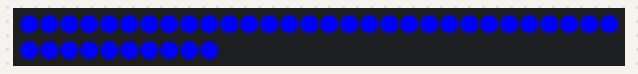
A sketch run on a simulated Arduino Uno, built with avr-gcc and run on an emulated ATmega328P. On the bench: 40 RGB LEDs in strip order, left to right, continuing on the next row.

Above: at 2.1 s.
At 3.22 s:
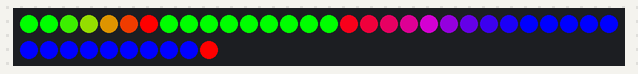
At 3.84 s:
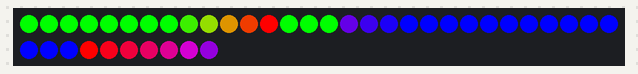
At 5.28 s:
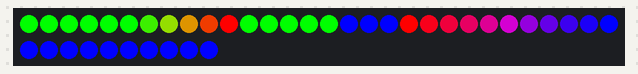
At 6.93 s:
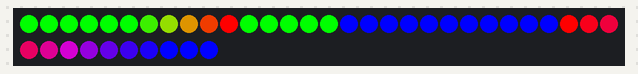
At 8.58 s:
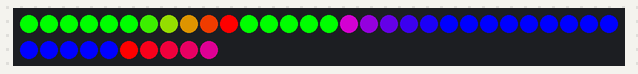

The sketch:

tiny_dualring.ino
```cpp
/*===========================================================
 * Dual Ring LED
 *
 * Porting to tiny!!!
 */

#include <Adafruit_NeoPixel.h>

// Which pin to use for DualRingLED control
#define LED_PIN    4
#define NUMPIXELS  40

Adafruit_NeoPixel pixels = Adafruit_NeoPixel(NUMPIXELS, LED_PIN, NEO_GRB+NEO_KHZ800);

#define COLOR_RED     0xFF0000
#define COLOR_GREEN   0x00FF00
#define COLOR_BLUE    0x0000FF
#define COLOR_MAGENTA 0xFF00FF
#define COLOR_YELLOW  0xFFFF00
#define COLOR_CYAN    0x00FFFF
#define COLOR_BLACK   0
#define COLOR_WHITE   0xFFFFFF

/*================================================================================
 * LIBRARY FUNCITONS
 *===============================================================================*/

/*===============================================================================
 * Function:  rotateDownHelper
 *
 * Since the LEDs can be wired arbitrarily (is increasing the index going clockwise
 * or counter-clockwise), I'm gonna make these helpers just go "up" for increasing array
 * and "down" for decreasing array.  We can then map to clockwise and counter-clockwise
 * with the real rotate functions.
 */
void rotateDownHelper( Adafruit_NeoPixel *strip, int start_index, int num )
{
    uint32_t roll_over_value;
    int i;

    // this is basically just gonna be a big shift with roll-over.

    // remember the "0th" value...it's gonna go into the "last" array value.
    roll_over_value = strip->getPixelColor(start_index);

    // now copy everything one slot "down"
    for (i=0; i< num -1; i++)
    {
        //start_led[i] = start_led[i+1];
        strip->setPixelColor(i+start_index, (strip->getPixelColor(i+start_index+1)));
    }

    // Finally, store the last LED with that roll-over value.
    //start_led[num - 1] = roll_over_value;
    strip->setPixelColor(start_index + num-1, roll_over_value);

}  // end of rotateDownHelper

/*===============================================================================
 * Function:  rotateUpHelper
 *
 * Since the LEDs can be wired arbitrarily (is increasing the index going clockwise
 * or counter-clockwise), I'm gonna make these helpers just go "up" for increasing array
 * and "down" for decreasing array.  We can then map to clockwise and counter-clockwise
 * with the real rotate functions.
 */
void rotateUpHelper( Adafruit_NeoPixel *strip, int start_led, int num )
{
    uint32_t roll_over_value;
    int i;

    // this is basically just gonna be a big shift with roll-over.

    // remember the "last" value...it's gonna go into the "first" array value.
    //roll_over_value = start_led[num - 1];
    roll_over_value = strip->getPixelColor(start_led + num - 1);

    // now copy everything one slot "up"
    for (i = num - 1; i > 0; i--)
    {
        //start_led[i] = start_led[i-1];
        strip->setPixelColor(start_led + i, strip->getPixelColor(start_led + i - 1));
    }

    // Finally, store the first LED with that roll-over value.
    //start_led[0] = roll_over_value;
    strip->setPixelColor(start_led, roll_over_value);

}  // end of rotate_down_helper

void fillGradient(Adafruit_NeoPixel *strip, int start_index, uint32_t start_color, int end_index, uint32_t end_color)
{
  int i;

  uint32_t start_red;
  uint32_t end_red;
  uint32_t start_green;
  uint32_t end_green;
  uint32_t start_blue;
  uint32_t end_blue;

  int red_step;
  int green_step;
  int blue_step;

  int num_steps = end_index - start_index;

  start_red = start_color & 0xFF0000;
  start_red = start_red >> 16;
  start_green = start_color & 0x00FF00;
  start_green = start_green >> 8;
  start_blue = start_color & 0x0000FF;

  end_red = end_color & 0xFF0000;
  end_red = end_red >> 16;
  end_green = end_color & 0x00FF00;
  end_green = end_green >> 8;
  end_blue = end_color & 0x0000FF;

  red_step = end_red - start_red;
  green_step = end_green - start_green;
  blue_step = end_blue - start_blue;

  #if 0
  Serial.print("Num steps: ");
  Serial.println(num_steps);
  Serial.print("r/g/b step: ");
  Serial.print(red_step);
  Serial.print(" ");
  Serial.print(green_step);
  Serial.print(" ");
  Serial.println(blue_step);
  #endif


  for (i = 0; i <= num_steps; i++)
  {
    #if 0
    Serial.print("i=");
    Serial.print(i);
    Serial.print(", r:");
    Serial.print(start_red+ ((i*red_step)/num_steps));
    Serial.print(" b:");
    Serial.println(start_blue + ((i*blue_step)/num_steps));
    #endif

    strip->setPixelColor(start_index + i,
                         start_red + ((i*red_step)/num_steps),
                         start_green + ((i*green_step)/num_steps),
                         start_blue + ((i*blue_step)/num_steps));
  }

}

/*================================================================================
 * fillAll
 */
void fillAll( uint32_t color )
{
  int i;

  for (i=0; i<NUMPIXELS; i++)
  {
    pixels.setPixelColor(i, color);
  }
}

/*================================================================================
 * fillInner
 */
void fillInner( uint32_t color )
{
  int i;

  for (i=0; i<16; i++)
  {
    pixels.setPixelColor(i, color);
  }
}

/*================================================================================
 * fillOuter
 */
void fillOuter( uint32_t color )
{
  int i;

  for (i=16; i<40; i++)
  {
    pixels.setPixelColor(i, color);
  }
}

/*================================================================================
 * rotateInnerClockwise
 */
 void rotateInnerClockwise( void )
 {
   rotateDownHelper(&pixels, 0, 16);
 }

/*================================================================================
 * rotateInnerCounterClockwise
 */
 void rotateInnerCounterClockwise( void )
 {
   rotateUpHelper(&pixels, 0, 16);
 }


/*================================================================================
 * rotateOuterClockwise
 */
 void rotateOuterClockwise( void )
 {
   rotateUpHelper(&pixels, 16, 24);
 }

/*================================================================================
 * rotateOuterCounterClockwise
 */
void rotateOuterCounterClockwise( void )
{
  rotateDownHelper(&pixels, 16, 24);
}

void makeInnerClockwiseStreak( int streakSize, uint32_t background, uint32_t head)
{
  if (streakSize > 16) streakSize = 16;
  fillInner(background);

  fillGradient(&pixels, 0, head, streakSize, background);
}

void makeInnerCounterClockwiseStreak( int streakSize, uint32_t background, uint32_t head)
{
  if (streakSize > 16) streakSize = 16;
  fillInner(background);

  fillGradient(&pixels, 0, background, streakSize, head);
}

void makeOuterClockwiseStreak( int streakSize, uint32_t background, uint32_t head)
{
  if (streakSize > 24) streakSize = 24;
  fillOuter(background);

  fillGradient(&pixels, 16, background, 16+streakSize, head);
}

void makeOuterCounterClockwiseStreak( int streakSize, uint32_t background, uint32_t head)
{
  if (streakSize > 24) streakSize = 24;
  fillOuter(background);

  fillGradient(&pixels, 16, head, 16+streakSize, background);
}

/*================================================================================
 * END LIBRARY FUNCITONS
 *===============================================================================*/

void setup()
{
    int i;
    uint32_t led_color=0xFF;

    //Serial.begin(9600);

    pixels.begin();

    for (i=0; i<NUMPIXELS; i++)
    {
      pixels.setPixelColor(i,led_color);
      delay(50);
      pixels.show();
    }
    delay(100);

    makeInnerCounterClockwiseStreak(5,COLOR_GREEN,COLOR_RED);
    makeOuterCounterClockwiseStreak(10,COLOR_BLUE,COLOR_RED);
    pixels.show();
    delay(1000);
}

void loop()
{
  int loop_delay_ms=100;

  rotateInnerCounterClockwise();
  rotateOuterCounterClockwise();
  pixels.show();
  delay(loop_delay_ms);
}
```

Measured:
- by itself, everything shown: repeats every 4.9 s, in 48 steps
